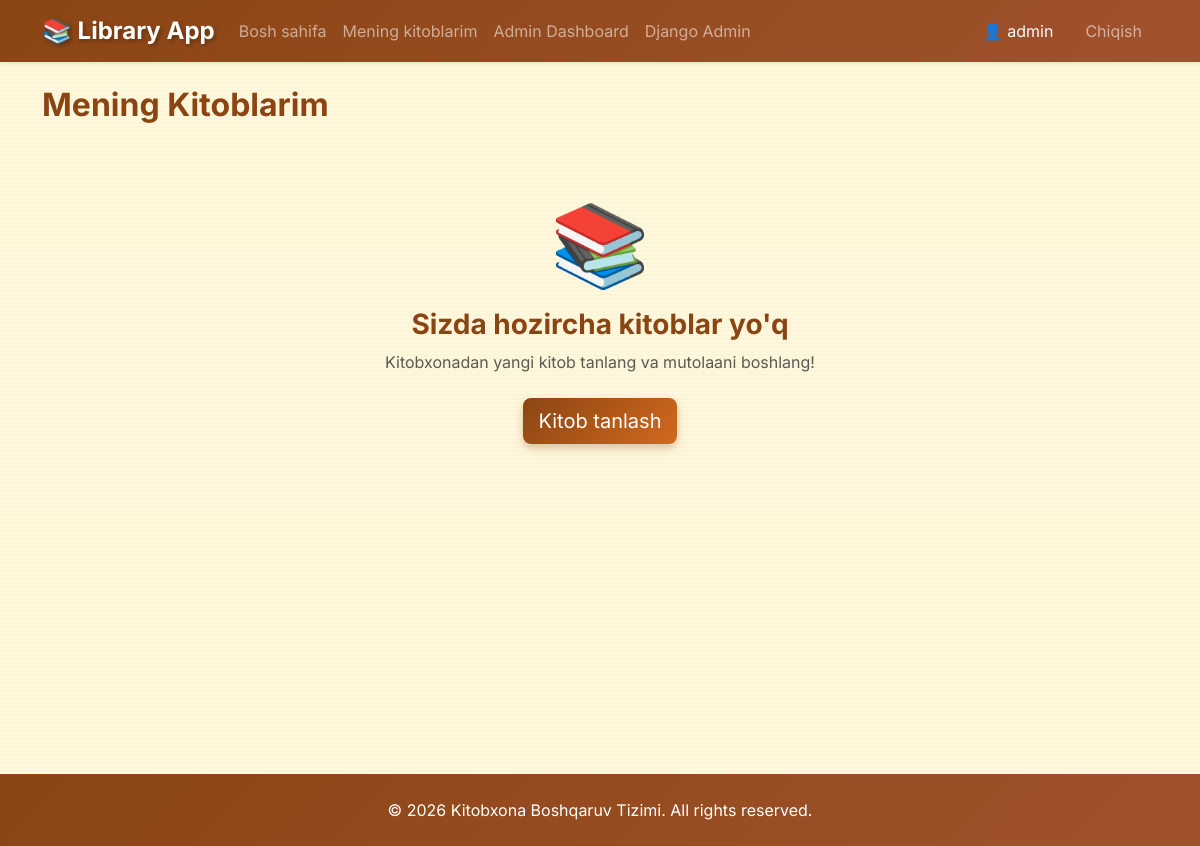
The app's page /my-books/ (signed in), older data.
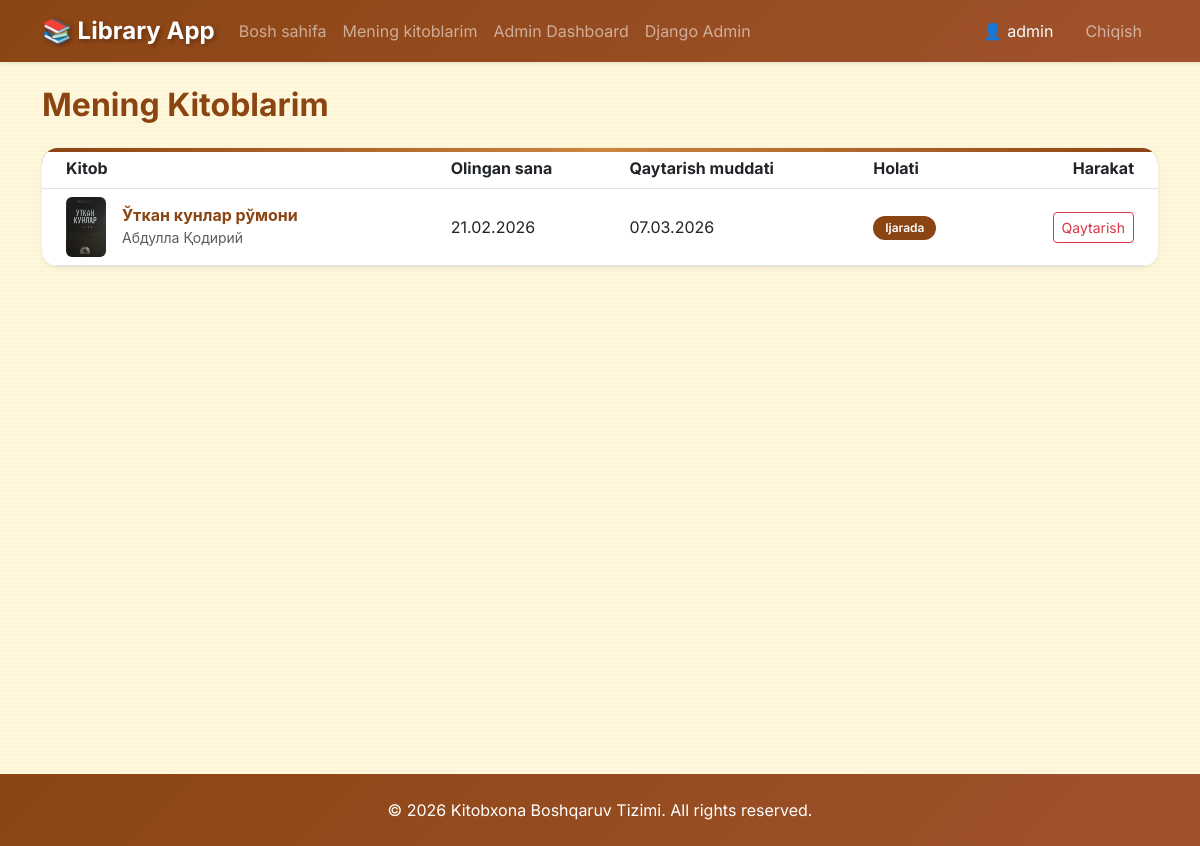
The same page, newer data.
### library/models.py (models this page shows, shortened)
class Loan(models.Model):
    STATUS_CHOICES = [
        ('active', 'Ijarada'),
        ('returned', 'Qaytarilgan'),
    ]
    user = models.ForeignKey(User, on_delete=models.CASCADE, verbose_name="Foydalanuvchi")
    book = models.ForeignKey(Book, on_delete=models.CASCADE, verbose_name="Kitob")
    borrow_date = models.DateTimeField(auto_now_add=True, verbose_name="Olingan vaqt")
    return_date = models.DateTimeField(verbose_name="Qaytarish muddati") # Expected return date
    actual_return_date = models.DateTimeField(null=True, blank=True, verbose_name="Qaytarilgan vaqt")
    status = models.CharField(max_length=10, choices=STATUS_CHOICES, default='active', verbose_name="Holat")

class Book(models.Model):
    GENRE_CHOICES = [
        ('fiction', 'Badiiy'),
        ('science', 'Ilmiy'),
        ('documentary', 'Hujjatli'),
        ('history', 'Tarixiy'),
        ('other', 'Boshqa'),
    ]
    title = models.CharField(max_length=200, verbose_name="Kitob nomi")
    author = models.CharField(max_length=200, verbose_name="Muallif")
    isbn = models.CharField(max_length=13, unique=True, verbose_name="ISBN")
    genre = models.CharField(max_length=20, choices=GENRE_CHOICES, default='other', verbose_name="Janr")
    description = models.TextField(blank=True, verbose_name="Tavsif")
    quantity = models.PositiveIntegerField(default=1, verbose_name="Jami soni")
    image = models.ImageField(upload_to='books/', blank=True, null=True, verbose_name="Rasm")
    created_at = models.DateTimeField(auto_now_add=True)

### library/views.py (the view)
# urls.py: path('my-books/', views.my_books, name='my_books'),
@login_required
def my_books(request):
    loans = Loan.objects.filter(user=request.user).order_by('-borrow_date')
    return render(request, 'library/my_books.html', {'loans': loans})

### templates/library/my_books.html (shortened to what this page needs)
{% extends 'base.html' %}
{% block content %}
<h2 class="fw-bold mb-4">Mening Kitoblarim</h2>
{% if loans %}
<div class="card shadow-sm">
    <div class="table-responsive">
        <table class="table table-hover align-middle mb-0">
            <thead class="bg-light">
                <tr>
                    <th scope="col" class="ps-4">Kitob</th>
                    <th scope="col">Olingan sana</th>
                    <th scope="col">Qaytarish muddati</th>
                    <th scope="col">Holati</th>
                    <th scope="col" class="text-end pe-4">Harakat</th>
                </tr>
            </thead>
            <tbody>
                {% for loan in loans %}
                <tr>
                    <td class="ps-4">
                        <div class="d-flex align-items-center">
                            {% if loan.book.image %}
                            <img src="{{ loan.book.image.url }}" alt="" class="rounded me-3"
                                style="width: 40px; height: 60px; object-fit: cover;">
                            {% else %}
                            <div class="rounded me-3 d-flex align-items-center justify-content-center bg-secondary text-white small"
                                style="width: 40px; height: 60px;">No Img</div>
                            {% endif %}
                            <div>
                                <h6 class="mb-0 fw-bold">{{ loan.book.title }}</h6>
                                <small class="text-muted">{{ loan.book.author }}</small>
                            </div>
                        </div>
                    </td>
                    <td>{{ loan.borrow_date|date:"d.m.Y" }}</td>
                    <td>{{ loan.return_date|date:"d.m.Y" }}</td>
                    <td>
                        {% if loan.status == 'returned' %}
                        <span class="badge bg-secondary">Qaytarilgan</span>
                        {% else %}
                        <span class="badge bg-primary">Ijarada</span>
                        {% endif %}
                    </td>
                    <td class="text-end pe-4">
                        {% if loan.status == 'active' %}
                        <button type="button" class="btn btn-sm btn-outline-danger" data-bs-toggle="modal"
                            data-bs-target="#returnModal{{ loan.pk }}">
                            Qaytarish
                        </button>
                        {% else %}
                        <span class="text-muted small">{{ loan.actual_return_date|date:"d.m.Y" }} da qaytarildi</span>
                        {% endif %}
                    </td>
                </tr>
                {% endfor %}
            </tbody>
        </table>
    </div>
</div>
{% else %}
<div class="text-center py-5">
    <div class="mb-3 display-1">📚</div>
    <h3>Sizda hozircha kitoblar yo'q</h3>
    <p class="text-muted mb-4">Kitobxonadan yangi kitob tanlang va mutolaani boshlang!</p>
    <a href="{% url 'home' %}" class="btn btn-primary btn-lg">Kitob tanlash</a>
</div>
{% endif %}
{% endblock %}

### templates/base.html (shortened to what this page needs)
{% load static %}
<!DOCTYPE html>
<html lang="uz">
<head>
    <link href="https://cdn.jsdelivr.net/npm/bootstrap@5.3.0/dist/css/bootstrap.min.css" rel="stylesheet">
    <link rel="stylesheet" href="{% static 'css/styles.css' %}">
</head>
<body>
    <nav class="navbar navbar-expand-lg navbar-dark bg-primary sticky-top shadow-sm">
        <div class="container">
            <a class="navbar-brand fw-bold" href="{% url 'home' %}">📚 Library App</a>
            <div class="collapse navbar-collapse" id="navbarNav">
                <ul class="navbar-nav me-auto">
                    <li class="nav-item">
                        <a class="nav-link" href="{% url 'home' %}">Bosh sahifa</a>
                    </li>
                    {% if user.is_authenticated %}
                    <li class="nav-item">
                        <a class="nav-link" href="{% url 'my_books' %}">Mening kitoblarim</a>
                    </li>
                    {% if user.is_staff %}
                    <li class="nav-item">
                        <a class="nav-link" href="{% url 'admin_dashboard' %}">Admin Dashboard</a>
                    </li>
                    <li class="nav-item">
                        <a class="nav-link" href="/admin/">Django Admin</a>
                    </li>
                    {% endif %}
                    {% endif %}
                </ul>
                <ul class="navbar-nav">
                    {% if user.is_authenticated %}
                    <li class="nav-item">
                        <span class="nav-link text-light">👤 {{ user.username }}</span>
                    </li>
                    <li class="nav-item">
                        <a class="nav-link btn btn-outline-light ms-2 px-3 border-0"
                            href="{% url 'logout' %}">Chiqish</a>
                    </li>
                    {% endif %}
                </ul>
            </div>
        </div>
    </nav>
    <div class="container mt-4 mb-5" style="min-height: 80vh;">
        {% block content %}{% endblock %}
    </div>
    <footer class="bg-dark text-white py-4 mt-auto">
        <div class="container text-center">
            <p class="mb-0">&copy; 2026 Kitobxona Boshqaruv Tizimi. All rights reserved.</p>
        </div>
    </footer>
</body>
</html>

### static/css/styles.css (style rules this page uses)
:root { --primary-color: #8B4513; --secondary-color: #D2691E; --accent-color: #CD853F; --success-color: #228B22; --danger-color: #DC143C; --background-color: #FFF8DC; --card-bg: #FFFAF0; --text-color: #2F1B0C; --text-muted: #8B7355; --navbar-bg: linear-gradient(135deg, #8B4513 0%, #A0522D 100%); }
body { font-family: 'Inter', -apple-system, BlinkMacSystemFont, 'Segoe UI', sans-serif; background-color: var(--background-color); color: var(--text-color); background-image: repeating-linear-gradient(0deg, transparent, transparent 2px, rgba(139, 69, 19, 0.02) 2px, rgba(139, 69, 19, 0.02) 4px); }
.navbar.bg-primary { background: var(--navbar-bg) !important; box-shadow: 0 4px 12px rgba(139, 69, 19, 0.3); }
.navbar-brand { font-size: 1.5rem; font-weight: 700; text-shadow: 2px 2px 4px rgba(0, 0, 0, 0.3); }
.nav-link { transition: all 0.3s ease; position: relative; }
.nav-link::after { content: ''; position: absolute; bottom: 0; left: 50%; width: 0; height: 2px; background: rgba(255, 255, 255, 0.8); transition: all 0.3s ease; transform: translateX(-50%); }
.card { border: none; border-radius: 16px; box-shadow: 0 8px 16px rgba(139, 69, 19, 0.15); transition: all 0.3s ease; background-color: var(--card-bg); overflow: hidden; position: relative; }
.card::before { content: ''; position: absolute; top: 0; left: 0; right: 0; height: 4px; background: linear-gradient(90deg, var(--primary-color), var(--accent-color), var(--primary-color)); }
h1, h2, h3, h4, h5, h6 { font-weight: 700; color: var(--primary-color); }
footer { background: var(--navbar-bg); margin-top: 60px; }
.table { background-color: white; border-radius: 12px; overflow: hidden; }
.table thead { background: linear-gradient(135deg, var(--primary-color) 0%, var(--secondary-color) 100%); color: white; }
.badge { padding: 6px 12px; border-radius: 20px; font-weight: 600; }
.bg-primary { background: var(--primary-color) !important; }
.card { animation: fadeIn 0.5s ease-out; }

Row changes from the older to the newer data that the page shows:
added Loan: book.image (picture), book "Ўткан кунлар рўмони", book.author "Абдулла Қодирий", borrow_date "21.02.2026", return_date "07.03.2026", status "Ijarada"
Text that changed along with them:
text no longer shown: "📚 Sizda hozircha kitoblar yo'q Kitobxonadan yangi kitob tanlang va mutolaani boshlang! Kitob tanlash"
text now shown: "Kitob Olingan sana Qaytarish muddati Holati Harakat"
